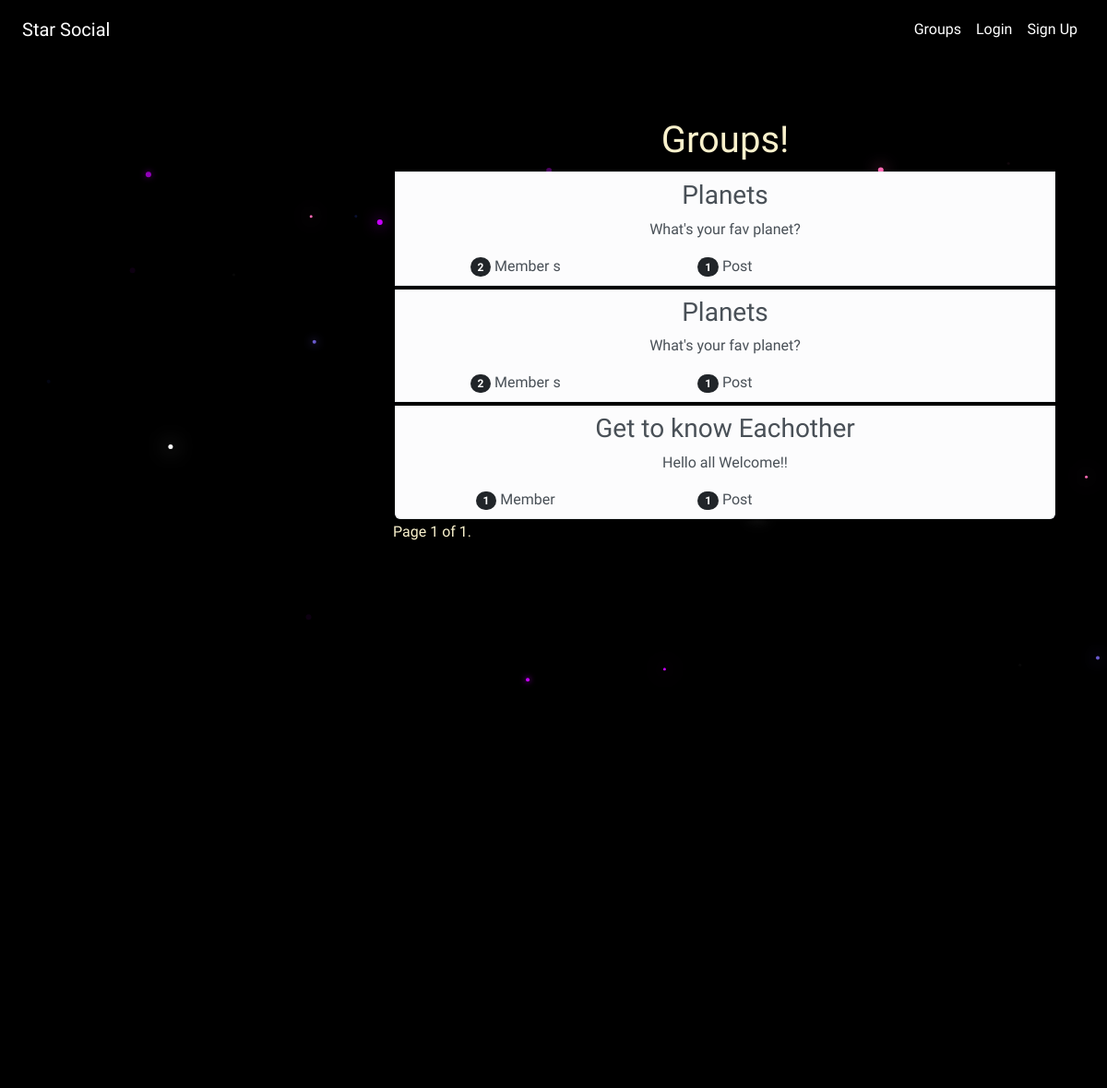
The app's page /groups/ with its own data.
### groups/models.py (models this page shows, shortened)
class Group(models.Model):
    name = models.CharField(max_length=255, unique=True)
    slug = models.SlugField(allow_unicode=True, unique=True)
    description = models.TextField(blank=True, default="")
    description_html = models.TextField(blank=True, default="", editable=False)
    members = models.ManyToManyField(User, through='GroupMember')
    creator = models.ForeignKey(User, related_name='created_groups', on_delete=models.CASCADE, null=True)
    class Meta:
        ordering = ['name']

### groups/views.py (the view)
# urls.py: path('', views.ListGroups.as_view(), name='all'),
class ListGroups(generic.ListView):
    paginate_by = 3
    model = Group
    def get_queryset(self):
        queryset = super().get_queryset()
        queryset = queryset.order_by('-members')
        return queryset

### groups/templates/groups/group_list.html (shortened to what this page needs)
{% extends "groups/group_base.html" %}
{% block pregroup %}
    <div class="col-md-4">
        <br>
    </div>
{% endblock %}
{% block group_content %}
    <br>
    <div class="col-md-8">
        <div class="list-group list-group-item-light">
             <h1>Groups!</h1>
            {% for group in page_obj %}
                <a class="list-group-item" href="{% url 'groups:single' slug=group.slug %}">
                    <h3 class="title list-group-item-heading">{{group.name}}</h3>
                    <div class="list-group-item-text container-fluid">
                        {{group.description_html|safe}}
                        <div class="row">
                            <div class="col-md-4">
                                <span class="badge rounded-pill text-bg-dark">{{group.members.count}}</span>
                                Member {{group.members.count|pluralize}}
                            </div>
                            <div class="col-md-4">
                                <span class="badge rounded-pill text-bg-dark">{{group.posts.count}}</span>
                                Post{{group.posts.count|pluralize}}
                            </div>
                        </div>
                    </div>
                </a>
            {% endfor %}
        </div>
    <div class="pagination">
        <span class="step-links">
            <span class="current">
                Page {{ page_obj.number }} of {{ page_obj.paginator.num_pages }}.
            </span>
        </span>
    </div>
</div>
{% endblock %}

### static/simplesocial/css/master.css (style rules this page uses)
html, body { height: 100%; width: 100%; background: black; color: white; overflow: hidden; margin: 0; font-family: 'Exo 2', sans-serif; }
.list-group-item { margin: 2px; }

### records on screen
Group: name "Planets", description_html "What's your fav planet?", members.count "2", posts.count "1"
Group: name "Get to know Eachother", description_html "Hello all Welcome!!", members.count "1", posts.count "1"

### other values on screen
{{ page_obj.number }} "1"
{{ page_obj.paginator.num_pages }} "1"
